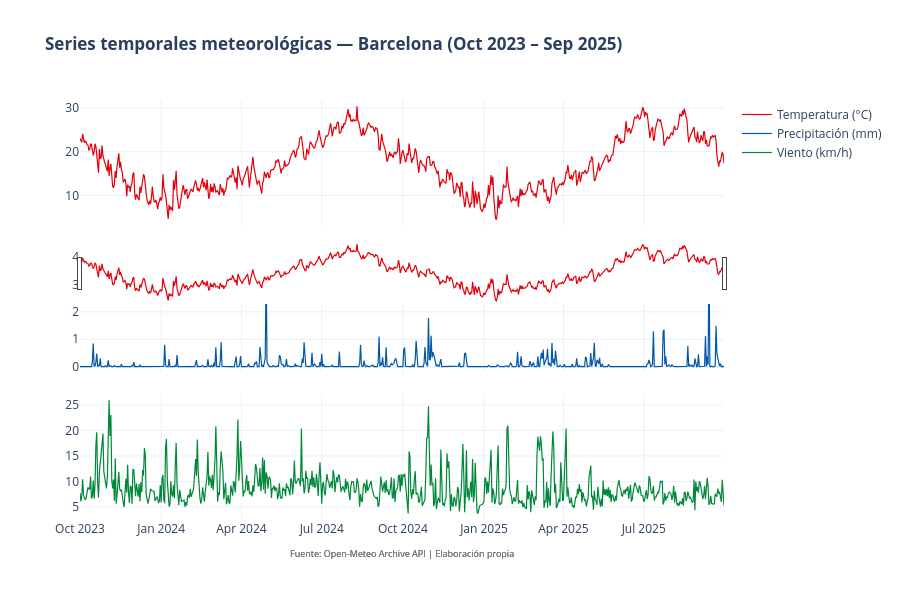

Notebook source saved alongside this figure:
### Markdown cell above
#### 4.3.3. Efecto Meteorológico

Las condiciones meteorológicas modulan la demanda de bicicletas sobre el patrón temporal base. Esta sección analiza la evolución de las cinco variables meteorológicas a lo largo del período y su relación con la tasa de ocupación del sistema.

### Code cell
meteo_vars = [c for c in ["temperature_2m","precipitation","wind_speed_10m",
                            "relative_humidity_2m","surface_pressure"] if c in df.columns]

if meteo_vars:
    meteo_daily = (df.groupby(df["hora"].dt.normalize().dt.tz_localize(None))
                     [meteo_vars].mean().reset_index())
    meteo_daily.columns = ["fecha"] + meteo_vars

    n_vars = min(3, len(meteo_vars))
    vars_plot = meteo_vars[:n_vars]
    labels_es = {"temperature_2m": "Temperatura (°C)",
                 "precipitation": "Precipitación (mm)",
                 "wind_speed_10m": "Viento (km/h)",
                 "relative_humidity_2m": "Humedad relativa (%)",
                 "surface_pressure": "Presión atmosférica (hPa)"}

    fig_m = make_subplots(rows=n_vars, cols=1, shared_xaxes=True,
                          vertical_spacing=0.05,
                          subplot_titles=[labels_es.get(v, v) for v in vars_plot])
    colors_meteo = [BICING_RED, "#0057A8", "#00883A"]

    for i, var in enumerate(vars_plot):
        fig_m.add_trace(
            go.Scatter(x=meteo_daily["fecha"], y=meteo_daily[var],
                       mode="lines", name=labels_es.get(var, var),
                       line=dict(color=colors_meteo[i], width=1.2)),
            row=i+1, col=1
        )

    fig_m.update_layout(
        title="<b>Series temporales meteorológicas — Barcelona (Oct 2023 – Sep 2025)</b>",
        height=600, template="plotly_white",
        xaxis=dict(rangeslider=dict(visible=True)),
        annotations=[dict(
            x=0.5, y=-0.1, xref="paper", yref="paper",
            text="Fuente: Open-Meteo Archive API | Elaboración propia",
            showarrow=False, font=dict(size=9, color="gray")
        )]
    )
    fig_m.show()

    n_hist = len(meteo_vars)
    fig_hist, axes_h = plt.subplots(1, n_hist, figsize=(5*n_hist, 4))
    if n_hist == 1: axes_h = [axes_h]

    for ax, var in zip(axes_h, meteo_vars):
        data_v = df[var].dropna()
        ax.hist(data_v, bins=50, color=BICING_RED, alpha=0.6, density=True, edgecolor="white")
        kde_x = np.linspace(data_v.min(), data_v.max(), 200)
        kde = stats.gaussian_kde(data_v.sample(min(10000, len(data_v)), random_state=42))
        ax.plot(kde_x, kde(kde_x), color="navy", linewidth=2)
        ax.set_title(labels_es.get(var, var), fontweight="bold")
        ax.set_xlabel(var)
        ax.set_ylabel("Densidad")

    plt.tight_layout()
    plt.show()
else:
    print("AVISO: Variables meteorológicas no disponibles en el dataset.")

### Figure 1 — Plotly figure (JSON) as saved in the notebook; plotly's stock layout.template omitted (floating-point values rounded to 4 significant figures; data arrays with more than 128 entries replaced by an {"elided": "..."} marker saying what was removed)
{"data": [{"line": {"color": "#E3000B", "width": 1.2}, "mode": "lines", "name": "Temperatura (°C)", "type": "scatter", "x": {"elided": "731 str values"}, "xaxis": "x", "y": {"elided": "731 float values"}, "yaxis": "y"}, {"line": {"color": "#0057A8", "width": 1.2}, "mode": "lines", "name": "Precipitación (mm)", "type": "scatter", "x": {"elided": "731 str values"}, "xaxis": "x2", "y": {"elided": "731 float values"}, "yaxis": "y2"}, {"line": {"color": "#00883A", "width": 1.2}, "mode": "lines", "name": "Viento (km/h)", "type": "scatter", "x": {"elided": "731 str values"}, "xaxis": "x3", "y": {"elided": "731 float values"}, "yaxis": "y3"}], "layout": {"annotations": [{"font": {"color": "gray", "size": 9}, "showarrow": false, "text": "Fuente: Open-Meteo Archive API | Elaboración propia", "x": 0.5, "xanchor": "center", "xref": "paper", "y": -0.1, "yanchor": "bottom", "yref": "paper"}, {"font": {"color": "gray", "size": 9}, "showarrow": false, "text": "Fuente: Open-Meteo Archive API | Elaboración propia", "x": 0.5, "xanchor": "center", "xref": "paper", "y": -0.1, "yanchor": "bottom", "yref": "paper"}, {"font": {"color": "gray", "size": 9}, "showarrow": false, "text": "Fuente: Open-Meteo Archive API | Elaboración propia", "x": 0.5, "xanchor": "center", "xref": "paper", "y": -0.1, "yanchor": "bottom", "yref": "paper"}], "height": 600, "title": {"text": "<b>Series temporales meteorológicas — Barcelona (Oct 2023 – Sep 2025)</b>"}, "xaxis": {"anchor": "y", "domain": [0, 1], "matches": "x3", "rangeslider": {"visible": true}, "showticklabels": false}, "xaxis2": {"anchor": "y2", "domain": [0, 1], "matches": "x3", "showticklabels": false}, "xaxis3": {"anchor": "y3", "domain": [0, 1]}, "yaxis": {"anchor": "x", "domain": [0.7, 1]}, "yaxis2": {"anchor": "x2", "domain": [0.35, 0.65]}, "yaxis3": {"anchor": "x3", "domain": [0, 0.3]}}}
